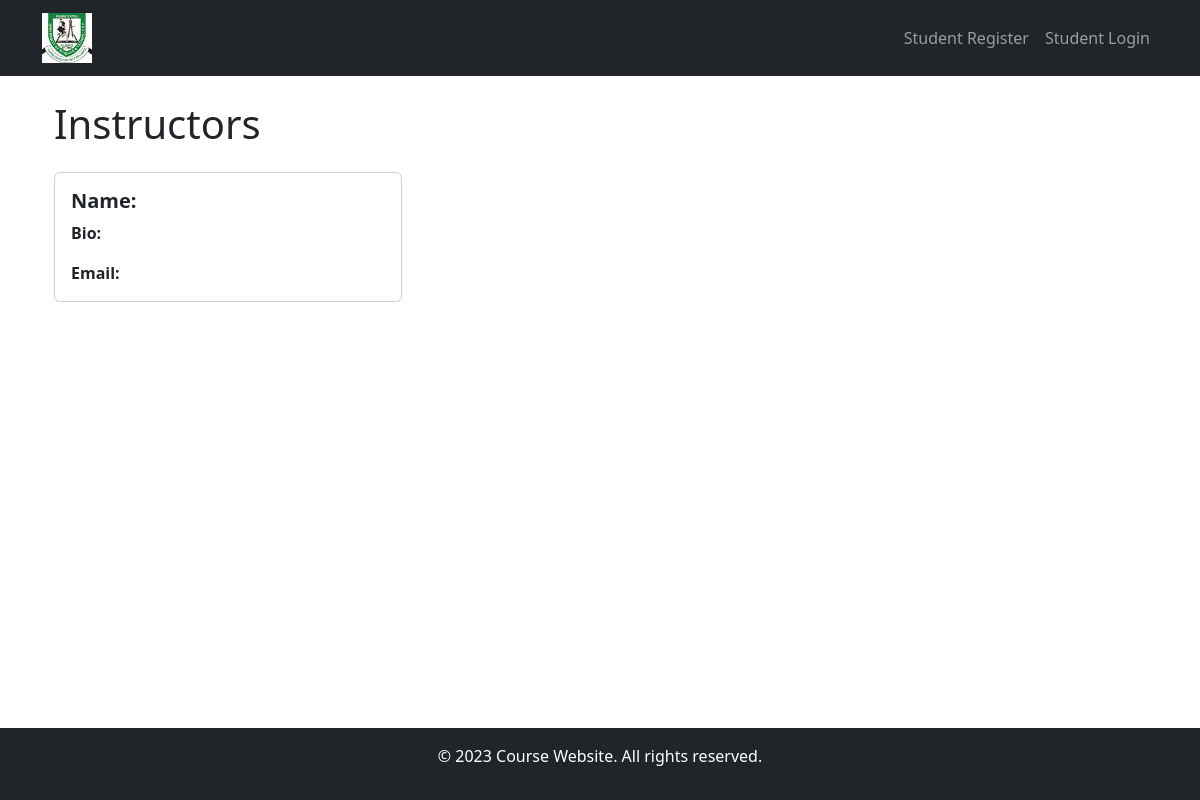
/instructors/, run on an earlier commit of the app's database.
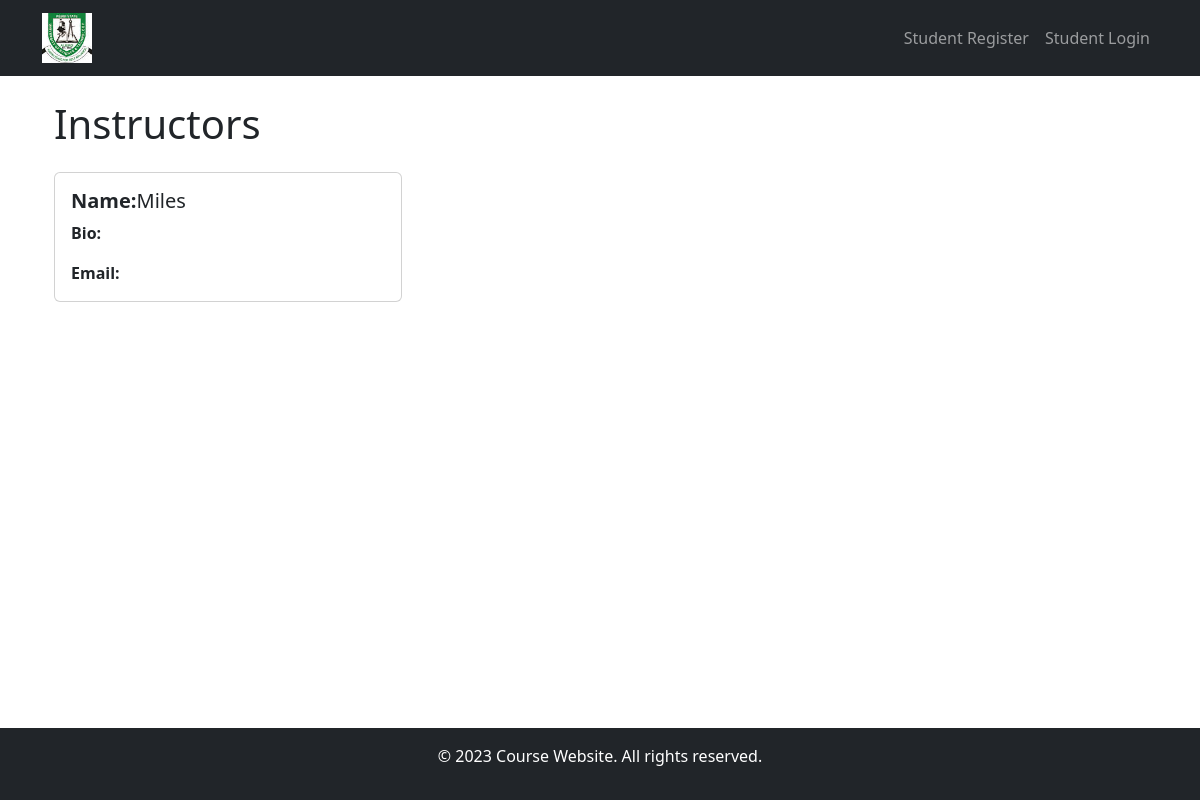
And on a later commit of the database.
### courses/models.py (models this page shows, shortened)
class Instructor(models.Model):
    user = models.OneToOneField(User, on_delete=models.CASCADE, null=True, default=None)
    bio = models.TextField(blank=True)
    email = models.EmailField()

### courses/views.py (the view)
# urls.py: path('instructors/', views.InstructorListView.as_view(), name='instructor-list'),
class InstructorListView(ListView):
    model = Instructor
    template_name = 'courses/instructor_list.html'
    context_object_name = 'instructors'

### courses/templates/courses/instructor_list.html
{% extends "courses/base.html" %}
{% block content %}
<div class="container">
    <h1 class="mb-4">Instructors</h1>
    <div class="row">
        {% for instructor in instructors %}
        <div class="col-md-4">
            <div class="card mb-4">
                <div class="card-body">
                    <h5 class="card-title"><strong>Name:</strong>{{ instructor.user.username }}</h5>
                    <p class="card-text"><strong>Bio:</strong>{{ instructor.bio }}</p>
                    <p class="card-text"><strong>Email:</strong> {{ instructor.email }}</p>
                </div>
            </div>
        </div>
        {% empty %}
        <div class="col-md-12">
            <p>No instructors available.</p>
        </div>
        {% endfor %}
    </div>
</div>
{% endblock %}

What changed in the data, as far as the page shows it:
added Instructor: user.username "Miles"
